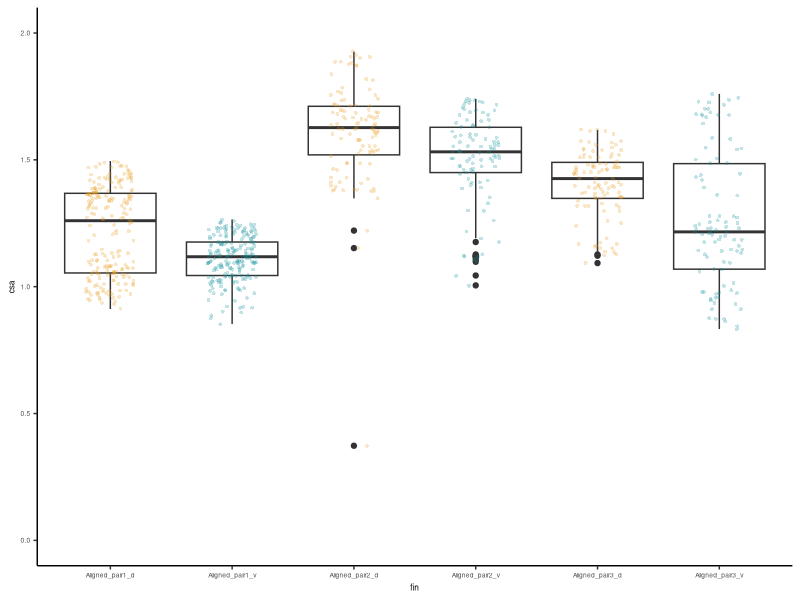
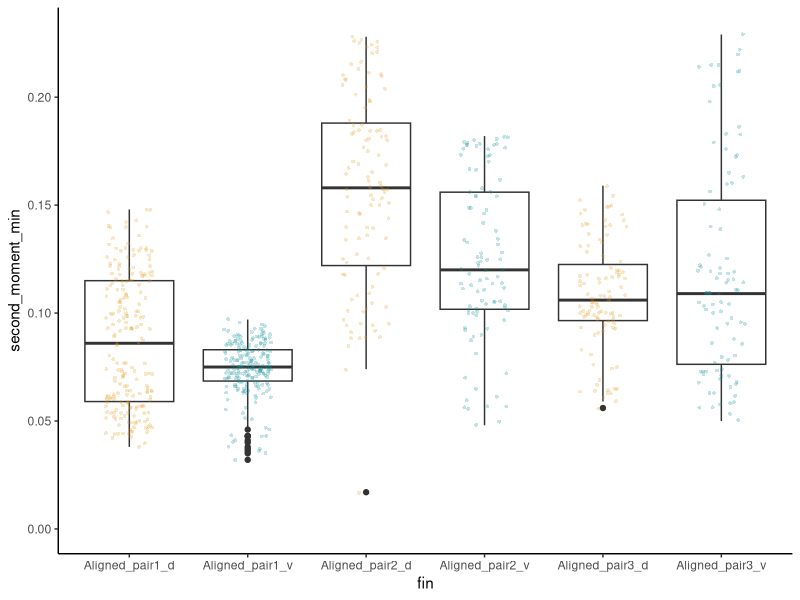

Write the R code that produced these figures, in order. (Note: this script raises an error after producing the figures.)
# Measure and plot fin rays for Eusthenopteron CMN10926 DV comparison
# May 2019
# TAS


# initialize packages ####
library(ggplot2)


# load data ####
eusthenopteron_all_data <- read.delim("data/CMNH8153_measured_rays.txt") # load data

eusthenopteron_all_data <- eusthenopteron_all_data[c("Label", "Slice","CSA","Imin_._.4.","Imax_._.4.")] # readuce to variables we compare
colnames(eusthenopteron_all_data) <- c("fin", "slice","csa","second_moment_min", "second_moment_max") # re-name columns for clarity.


# plot data ####

# set color scheme for d vs v
group.colors <- c(Aligned_pair1_d="#E89E1C", Aligned_pair1_v="#0D929A",
                  Aligned_pair2_d="#E89E1C", Aligned_pair2_v="#0D929A",
                  Aligned_pair3_d="#E89E1C", Aligned_pair3_v="#0D929A",
                  Aligned_pair3_d2="#E89E1C", Aligned_pair3_v2="#0D929A")

# cross sectional area.
p_eust_csa <- ggplot(data=eusthenopteron_all_data, aes(x=fin, y=csa)) +
  geom_boxplot() +
  geom_jitter(shape=16, position=position_jitter(0.2), size=1, alpha=0.25, aes(color=fin)) +
  scale_color_manual(values = group.colors) +
  ylim(0,2) +
  theme_classic() +
  theme(legend.position="none", text=element_text(size=6))

ggsave("output_figures/CMNH8153_csa.pdf", plot=p_eust_csa,  width=5, height=5, units = "cm")


# second moment of area - minimum 
p_eust_2nd_mom <- ggplot(data=eusthenopteron_all_data, aes(x=fin, y=second_moment_min))  +
  geom_boxplot() +
  geom_jitter(shape=16, position=position_jitter(0.2), size=1, alpha=0.25, aes(color=fin)) +
  theme_classic() +
  ylim(0,0.23) +
  theme(legend.position="none") +
  scale_color_manual(values = group.colors)

ggsave("output_figures/CMNH8153_mom.pdf", plot=p_eust_2nd_mom,  width=6, height=5, units = "cm")

# analyzing eusthenopteron rays ####
eusth_d1 <- eusthenopteron_all_data[eusthenopteron_all_data$fin=="Aligned_pair1_d",]
eusth_v1 <- eusthenopteron_all_data[eusthenopteron_all_data$fin=="Aligned_pair1_v",]
eusth_d2 <- eusthenopteron_all_data[eusthenopteron_all_data$fin=="Aligned_pair2_d",]
eusth_v2 <- eusthenopteron_all_data[eusthenopteron_all_data$fin=="Aligned_pair2_v",]
eusth_d3 <- eusthenopteron_all_data[eusthenopteron_all_data$fin=="Aligned_pair3_d",]
eusth_v3 <- eusthenopteron_all_data[eusthenopteron_all_data$fin=="Aligned_pair3_v",]

# comparing difference in CSA -- for text
(mean(eusth_d1$csa)/mean(eusth_v1$csa) + mean(eusth_d2$csa)/mean(eusth_v2$csa) + mean(eusth_d3$csa)/mean(eusth_v3$csa)) /3

# comparing difference in SMA -- for text
(mean(eusth_d1$second_moment_min)/mean(eusth_v1$second_moment_min) + mean(eusth_d2$second_moment_min)/mean(eusth_v2$second_moment_min) + mean(eusth_d3$second_moment_min)/mean(eusth_v3$second_moment_min)) /3

# statistics  
# test if  data are normally distributed.
shapiro.test(eusth_d1$csa)
shapiro.test(eusth_d2$csa)
shapiro.test(eusth_d3$csa)
shapiro.test(eusth_v1$csa)
shapiro.test(eusth_v2$csa)
shapiro.test(eusth_d3$csa)
shapiro.test(eusth_d1$second_moment_min)
shapiro.test(eusth_d2$second_moment_min)
shapiro.test(eusth_d3$second_moment_min)
shapiro.test(eusth_v1$second_moment_min)
shapiro.test(eusth_v2$second_moment_min)
shapiro.test(eusth_v3$second_moment_min)

#  table of these results
d1_vs_v1_csa <- as.vector(c("Eusthenopteron", "CMNH8153", "d1_vs_v1", "csa", wilcox.test(eusth_d1$csa, eusth_v1$csa)$statistic, wilcox.test(eusth_d1$csa, eusth_v1$csa)$p.value))
d2_vs_v2_csa <- as.vector(c("Eusthenopteron", "CMNH8153", "d2_vs_v2", "csa", wilcox.test(eusth_d2$csa, eusth_v2$csa)$statistic, wilcox.test(eusth_d2$csa, eusth_v2$csa)$p.value))
d3_vs_v3_csa <- as.vector(c("Eusthenopteron", "CMNH8153", "d3_vs_v3", "csa", wilcox.test(eusth_d3$csa, eusth_v3$csa)$statistic, wilcox.test(eusth_d2$csa, eusth_v3$csa)$p.value))

d1_vs_v1_mom <- as.vector(c("Eusthenopteron", "CMNH8153", "d1_vs_v1", "second_moment", wilcox.test(eusth_d1$second_moment_min, eusth_v1$second_moment_min)$statistic, wilcox.test(eusth_d1$second_moment_min, eusth_v1$second_moment_min)$p.value))
d2_vs_v2_mom <- as.vector(c("Eusthenopteron", "CMNH8153", "d2_vs_v2", "second_moment", wilcox.test(eusth_d2$second_moment_min, eusth_v2$second_moment_min)$statistic, wilcox.test(eusth_d2$second_moment_min, eusth_v2$second_moment_min)$p.value))
d3_vs_v3_mom <- as.vector(c("Eusthenopteron", "CMNH8153", "d3_vs_v3", "second_moment", wilcox.test(eusth_d3$second_moment_min, eusth_v3$second_moment_min)$statistic, wilcox.test(eusth_d3$second_moment_min, eusth_v3$second_moment_min)$p.value))

suppl_table <- rbind(d1_vs_v1_csa, d2_vs_v2_csa, d3_vs_v3_csa,
                     d1_vs_v1_mom, d2_vs_v2_mom, d3_vs_v3_mom)
colnames(suppl_table) <- c("species", "specimen","rays_compared", "comparison", "W", "p-value")

write.table(suppl_table,"output_files/tetrapodomorph_dv_wilcox_test.txt",
            row.names = FALSE,
            quote=FALSE,
            append = TRUE,
            col.names = FALSE)
